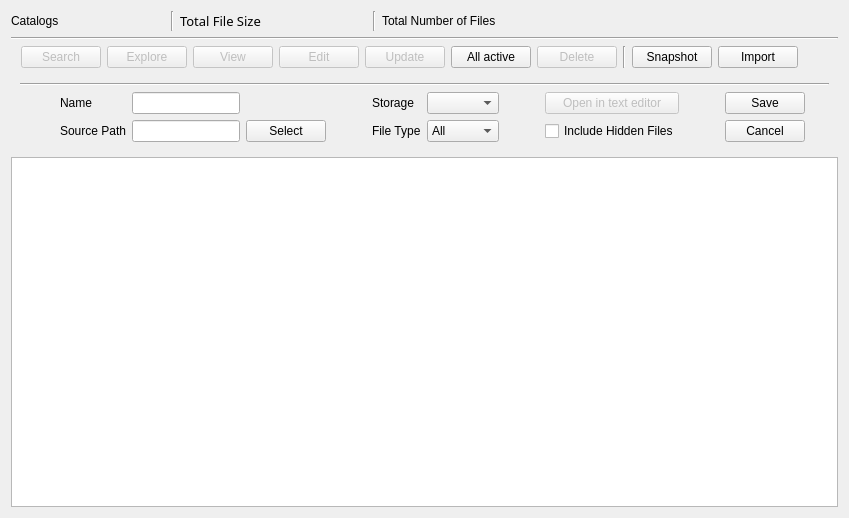
      <widget class="QWidget" name="tab_Catalogs">
       <attribute name="icon">
        <iconset theme="view-media-playlist">
         <normaloff>.</normaloff>.</iconset>
       </attribute>
       <attribute name="title">
        <string>Catalogs</string>
       </attribute>
       <attribute name="toolTip">
        <string>Manage the catalogs</string>
       </attribute>
       <layout class="QGridLayout" name="gridLayout_4">
        <item row="5" column="1">
         <widget class="QTreeView" name="Collection_treeView_CatalogList">
          <property name="enabled">
           <bool>true</bool>
          </property>
          <property name="sizePolicy">
           <sizepolicy hsizetype="Expanding" vsizetype="Expanding">
            <horstretch>0</horstretch>
            <verstretch>0</verstretch>
           </sizepolicy>
          </property>
          <property name="minimumSize">
           <size>
            <width>0</width>
            <height>350</height>
           </size>
          </property>
          <property name="font">
           <font>
            <family>Noto Sans</family>
            <pointsize>10</pointsize>
           </font>
          </property>
          <property name="editTriggers">
           <set>QAbstractItemView::NoEditTriggers</set>
          </property>
          <property name="alternatingRowColors">
           <bool>true</bool>
          </property>
          <property name="sortingEnabled">
           <bool>true</bool>
          </property>
         </widget>
        </item>
        <item row="2" column="1" rowspan="2">
         <layout class="QVBoxLayout" name="Collection_verticalLayout">
          <property name="sizeConstraint">
           <enum>QLayout::SetFixedSize</enum>
          </property>
          <item>
           <layout class="QHBoxLayout" name="Collection_horizontalLayout_Totals">
            <item>
             <widget class="QLabel" name="Collection_label_CatalogsLabel">
              <property name="text">
               <string>Catalogs</string>
              </property>
             </widget>
            </item>
            <item>
             <widget class="QLabel" name="Collection_label_Catalogs">
              <property name="minimumSize">
               <size>
                <width>100</width>
                <height>0</height>
               </size>
              </property>
              <property name="font">
               <font>
                <family>Noto Sans</family>
                <pointsize>10</pointsize>
                <weight>75</weight>
                <bold>true</bold>
               </font>
              </property>
              <property name="text">
               <string/>
              </property>
             </widget>
            </item>
            <item>
             <widget class="Line" name="Collection_line_01">
              <property name="orientation">
               <enum>Qt::Vertical</enum>
              </property>
             </widget>
            </item>
            <item>
             <widget class="QLabel" name="Collection_label_TotalSizeLabel">
              <property name="font">
               <font>
                <family>Noto Sans</family>
                <pointsize>10</pointsize>
               </font>
              </property>
              <property name="text">
               <string>Total File Size</string>
              </property>
             </widget>
            </item>
            <item>
             <widget class="QLabel" name="Collection_label_TotalSize">
              <property name="minimumSize">
               <size>
                <width>100</width>
                <height>0</height>
               </size>
              </property>
              <property name="font">
               <font>
                <family>Noto Sans</family>
                <pointsize>10</pointsize>
                <weight>75</weight>
                <bold>true</bold>
               </font>
              </property>
              <property name="text">
               <string/>
              </property>
             </widget>
            </item>
            <item>
             <widget class="Line" name="Collection_line_02">
              <property name="orientation">
               <enum>Qt::Vertical</enum>
              </property>
             </widget>
            </item>
            <item>
             <widget class="QLabel" name="Collection_label_TotalNumberLabel">
              <property name="text">
               <string>Total Number of Files</string>
              </property>
             </widget>
            </item>
            <item>
             <widget class="QLabel" name="Collection_label_TotalNumber">
              <property name="minimumSize">
               <size>
                <width>100</width>
                <height>0</height>
               </size>
              </property>
              <property name="font">
               <font>
                <family>Noto Sans</family>
                <pointsize>10</pointsize>
                <weight>75</weight>
                <bold>true</bold>
               </font>
              </property>
              <property name="text">
               <string/>
              </property>
             </widget>
            </item>
            <item>
             <spacer name="Collection_horizontalSpacer_04">
              <property name="orientation">
               <enum>Qt::Horizontal</enum>
              </property>
              <property name="sizeHint" stdset="0">
               <size>
                <width>40</width>
                <height>20</height>
               </size>
              </property>
             </spacer>
            </item>
           </layout>
          </item>
          <item>
           <widget class="Line" name="Collection_line_SeparateSummary">
            <property name="orientation">
             <enum>Qt::Horizontal</enum>
            </property>
           </widget>
          </item>
          <item>
           <layout class="QHBoxLayout" name="Collection_horizontalLayout_CatalogActions">
            <item>
             <spacer name="Collection_horizontalSpacer_2">
              <property name="orientation">
               <enum>Qt::Horizontal</enum>
              </property>
              <property name="sizeType">
               <enum>QSizePolicy::Fixed</enum>
              </property>
              <property name="sizeHint" stdset="0">
               <size>
                <width>10</width>
                <height>20</height>
               </size>
              </property>
             </spacer>
            </item>
            <item>
             <widget class="QPushButton" name="Collection_pushButton_Search">
              <property name="enabled">
               <bool>false</bool>
              </property>
              <property name="toolTip">
               <string>Search the selected catalog</string>
              </property>
              <property name="text">
               <string>Search</string>
              </property>
              <property name="icon">
               <iconset theme="edit-find">
                <normaloff>.</normaloff>.</iconset>
              </property>
             </widget>
            </item>
            <item>
             <widget class="QPushButton" name="Collection_pushButton_ViewCatalog">
              <property name="enabled">
               <bool>false</bool>
              </property>
              <property name="toolTip">
               <string>Explore the selected catalog's files and folders</string>
              </property>
              <property name="locale">
               <locale language="French" country="France"/>
              </property>
              <property name="text">
               <string>Explore</string>
              </property>
              <property name="icon">
               <iconset theme="folder-text">
                <normaloff>.</normaloff>.</iconset>
              </property>
             </widget>
            </item>
            <item>
             <widget class="QPushButton" name="Collection_pushButton_ViewCatalogStats">
              <property name="enabled">
               <bool>false</bool>
              </property>
              <property name="toolTip">
               <string>View the statistics of the selected catalog</string>
              </property>
              <property name="text">
               <string>View</string>
              </property>
              <property name="icon">
               <iconset theme="office-chart-line">
                <normaloff>.</normaloff>.</iconset>
              </property>
             </widget>
            </item>
            <item>
             <widget class="QPushButton" name="Collection_pushButton_EditCatalogFile">
              <property name="enabled">
               <bool>false</bool>
              </property>
              <property name="toolTip">
               <string>Edit the selected catalog file itself</string>
              </property>
              <property name="text">
               <string>Edit</string>
              </property>
              <property name="icon">
               <iconset theme="document-edit-sign">
                <normaloff>.</normaloff>.</iconset>
              </property>
             </widget>
            </item>
            <item>
             <widget class="QPushButton" name="Collection_pushButton_UpdateCatalog">
              <property name="enabled">
               <bool>false</bool>
              </property>
              <property name="toolTip">
               <string>&lt;html&gt;&lt;head/&gt;&lt;body&gt;&lt;p&gt;Update the selected catalog files, if the device is available&lt;/p&gt;&lt;/body&gt;&lt;/html&gt;</string>
              </property>
              <property name="text">
               <string>Update</string>
              </property>
              <property name="icon">
               <iconset theme="media-playlist-repeat">
                <normaloff>.</normaloff>.</iconset>
              </property>
              <property name="iconSize">
               <size>
                <width>16</width>
                <height>16</height>
               </size>
              </property>
             </widget>
            </item>
            <item>
             <widget class="QPushButton" name="Collection_pushButton_UpdateAllActive">
              <property name="enabled">
               <bool>true</bool>
              </property>
              <property name="toolTip">
               <string>&lt;html&gt;&lt;head/&gt;&lt;body&gt;&lt;p&gt;Update all the catalogs that are active, if the device is available.&lt;/p&gt;&lt;/body&gt;&lt;/html&gt;</string>
              </property>
              <property name="text">
               <string>All active</string>
              </property>
              <property name="icon">
               <iconset theme="media-playlist-repeat">
                <normaloff>.</normaloff>.</iconset>
              </property>
              <property name="iconSize">
               <size>
                <width>16</width>
                <height>16</height>
               </size>
              </property>
             </widget>
            </item>
            <item>
             <widget class="QPushButton" name="Collection_pushButton_DeleteCatalog">
              <property name="enabled">
               <bool>false</bool>
              </property>
              <property name="toolTip">
               <string>Delete the selected catalog</string>
              </property>
              <property name="text">
               <string>Delete</string>
              </property>
              <property name="icon">
               <iconset theme="edit-delete">
                <normaloff>.</normaloff>.</iconset>
              </property>
             </widget>
            </item>
            <item>
             <widget class="Line" name="Collection_line_3">
              <property name="orientation">
               <enum>Qt::Vertical</enum>
              </property>
             </widget>
            </item>
            <item>
             <widget class="QPushButton" name="Catalogs_pushButton_Snapshot">
              <property name="enabled">
               <bool>true</bool>
              </property>
              <property name="toolTip">
               <string>Record the values of all catalog for statistics of the full collection </string>
              </property>
              <property name="text">
               <string>Snapshot</string>
              </property>
              <property name="icon">
               <iconset theme="office-chart-line">
                <normaloff>.</normaloff>.</iconset>
              </property>
             </widget>
            </item>
            <item>
             <widget class="QPushButton" name="Collection_pushButton_Import">
              <property name="enabled">
               <bool>true</bool>
              </property>
              <property name="toolTip">
               <string>&lt;html&gt;&lt;head/&gt;&lt;body&gt;&lt;p&gt;Import a list of volumes from VVV&lt;/p&gt;&lt;/body&gt;&lt;/html&gt;</string>
              </property>
              <property name="text">
               <string>Import</string>
              </property>
              <property name="icon">
               <iconset theme="download">
                <normaloff>.</normaloff>.</iconset>
              </property>
             </widget>
            </item>
            <item>
             <spacer name="Collection_horizontalSpacer_03">
              <property name="orientation">
               <enum>Qt::Horizontal</enum>
              </property>
              <property name="sizeHint" stdset="0">
               <size>
                <width>40</width>
                <height>20</height>
               </size>
              </property>
             </spacer>
            </item>
           </layout>
          </item>
         </layout>
        </item>
        <item row="4" column="1">
         <widget class="QWidget" name="Catalogs_widget_EditCatalog" native="true">
          <layout class="QGridLayout" name="gridLayout_16">
           <item row="1" column="0">
            <layout class="QGridLayout" name="gridLayout_15">
             <item row="2" column="2">
              <widget class="QLineEdit" name="Catalogs_lineEdit_SourcePath">
               <property name="enabled">
                <bool>true</bool>
               </property>
               <property name="minimumSize">
                <size>
                 <width>0</width>
                 <height>0</height>
                </size>
               </property>
              </widget>
             </item>
             <item row="2" column="7">
              <widget class="QComboBox" name="Catalogs_comboBox_FileType">
               <item>
                <property name="text">
                 <string>All</string>
                </property>
               </item>
               <item>
                <property name="text">
                 <string>Audio</string>
                </property>
                <property name="icon">
                 <iconset theme="audio-x-mpeg">
                  <normaloff>.</normaloff>.</iconset>
                </property>
               </item>
               <item>
                <property name="text">
                 <string>Image</string>
                </property>
                <property name="icon">
                 <iconset theme="image-jpeg">
                  <normaloff>.</normaloff>.</iconset>
                </property>
               </item>
               <item>
                <property name="text">
                 <string>Text</string>
                </property>
                <property name="icon">
                 <iconset theme="folder-text">
                  <normaloff>.</normaloff>.</iconset>
                </property>
               </item>
               <item>
                <property name="text">
                 <string>Video</string>
                </property>
                <property name="icon">
                 <iconset theme="video-mp4">
                  <normaloff>.</normaloff>.</iconset>
                </property>
               </item>
              </widget>
             </item>
             <item row="2" column="14">
              <spacer name="Catalogs_horizontalSpacer_5">
               <property name="orientation">
                <enum>Qt::Horizontal</enum>
               </property>
               <property name="sizeHint" stdset="0">
                <size>
                 <width>20</width>
                 <height>20</height>
                </size>
               </property>
              </spacer>
             </item>
             <item row="0" column="7">
              <widget class="QComboBox" name="Catalogs_comboBox_Storage"/>
             </item>
             <item row="0" column="6">
              <widget class="QLabel" name="Catalogs_label_Storage">
               <property name="text">
                <string>Storage</string>
               </property>
              </widget>
             </item>
             <item row="0" column="2">
              <widget class="QLineEdit" name="Catalogs_lineEdit_Name">
               <property name="enabled">
                <bool>true</bool>
               </property>
               <property name="minimumSize">
                <size>
                 <width>0</width>
                 <height>0</height>
                </size>
               </property>
              </widget>
             </item>
             <item row="2" column="3">
              <widget class="QPushButton" name="Catalogs_pushButton_SelectPath">
               <property name="enabled">
                <bool>true</bool>
               </property>
               <property name="text">
                <string>Select</string>
               </property>
               <property name="icon">
                <iconset theme="edit-select">
                 <normaloff>.</normaloff>.</iconset>
               </property>
              </widget>
             </item>
             <item row="2" column="6">
              <widget class="QLabel" name="Catalogs_label_FileType">
               <property name="text">
                <string>File Type</string>
               </property>
              </widget>
             </item>
             <item row="2" column="9">
              <widget class="QCheckBox" name="Catalogs_checkBox_IncludeHidden">
               <property name="enabled">
                <bool>true</bool>
               </property>
               <property name="text">
                <string>Include Hidden Files</string>
               </property>
              </widget>
             </item>
             <item row="0" column="1">
              <widget class="QLabel" name="Catalogs_label_NameTitle">
               <property name="text">
                <string>Name</string>
               </property>
              </widget>
             </item>
             <item row="2" column="0">
              <spacer name="Catalogs_horizontalSpacer_8">
               <property name="orientation">
                <enum>Qt::Horizontal</enum>
               </property>
               <property name="sizeType">
                <enum>QSizePolicy::Fixed</enum>
               </property>
               <property name="sizeHint" stdset="0">
                <size>
                 <width>40</width>
                 <height>20</height>
                </size>
               </property>
              </spacer>
             </item>
             <item row="2" column="1">
              <widget class="QLabel" name="Catalogs_label_SourcePath">
               <property name="text">
                <string>Source Path</string>
               </property>
              </widget>
             </item>
             <item row="2" column="13">
              <widget class="QPushButton" name="Catalogs_pushButton_Cancel">
               <property name="text">
                <string>Cancel</string>
               </property>
               <property name="icon">
                <iconset theme="dialog-cancel">
                 <normaloff>.</normaloff>.</iconset>
               </property>
              </widget>
             </item>
             <item row="2" column="5">
              <spacer name="Catalogs_horizontalSpacer_6">
               <property name="orientation">
                <enum>Qt::Horizontal</enum>
               </property>
               <property name="sizeType">
                <enum>QSizePolicy::Fixed</enum>
               </property>
               <property name="sizeHint" stdset="0">
                <size>
                 <width>40</width>
                 <height>20</height>
                </size>
               </property>
              </spacer>
             </item>
             <item row="0" column="10">
              <spacer name="Catalogs_horizontalSpacer_7">
               <property name="orientation">
                <enum>Qt::Horizontal</enum>
               </property>
               <property name="sizeType">
                <enum>QSizePolicy::Fixed</enum>
               </property>
               <property name="sizeHint" stdset="0">
                <size>
                 <width>40</width>
                 <height>20</height>
                </size>
               </property>
              </spacer>
             </item>
             <item row="0" column="9">
              <widget class="QPushButton" name="Catalogs_pushButton_Open">
               <property name="enabled">
                <bool>false</bool>
               </property>
               <property name="text">
                <string>Open in text editor</string>
               </property>
               <property name="icon">
                <iconset theme="document-edit-sign">
                 <normaloff>.</normaloff>.</iconset>
               </property>
              </widget>
             </item>
             <item row="0" column="13">
              <widget class="QPushButton" name="Catalogs_pushButton_Save">
               <property name="text">
                <string>Save</string>
               </property>
               <property name="icon">
                <iconset theme="document-save">
                 <normaloff>.</normaloff>.</iconset>
               </property>
              </widget>
             </item>
             <item row="0" column="8">
              <spacer name="Catalogs_horizontalSpacer_9">
               <property name="orientation">
                <enum>Qt::Horizontal</enum>
               </property>
               <property name="sizeType">
                <enum>QSizePolicy::Fixed</enum>
               </property>
               <property name="sizeHint" stdset="0">
                <size>
                 <width>40</width>
                 <height>20</height>
                </size>
               </property>
              </spacer>
             </item>
            </layout>
           </item>
           <item row="0" column="0">
            <widget class="Line" name="Collection_line_SeparateSummary_2">
             <property name="orientation">
              <enum>Qt::Horizontal</enum>
             </property>
            </widget>
           </item>
          </layout>
         </widget>
        </item>
       </layout>
      </widget>
